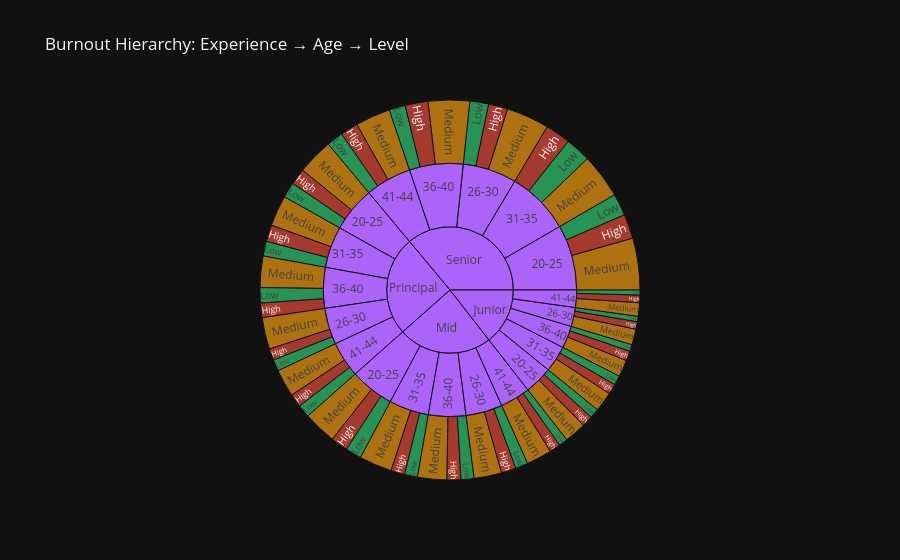
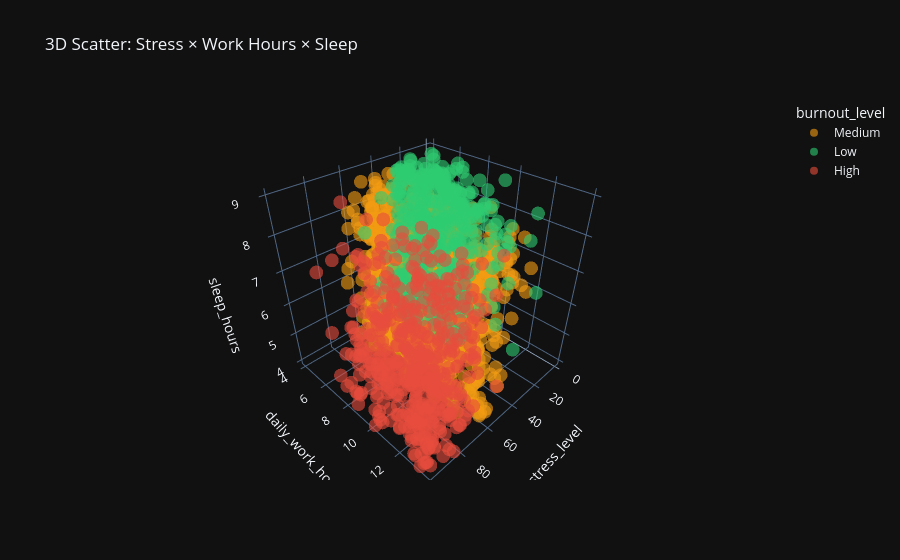
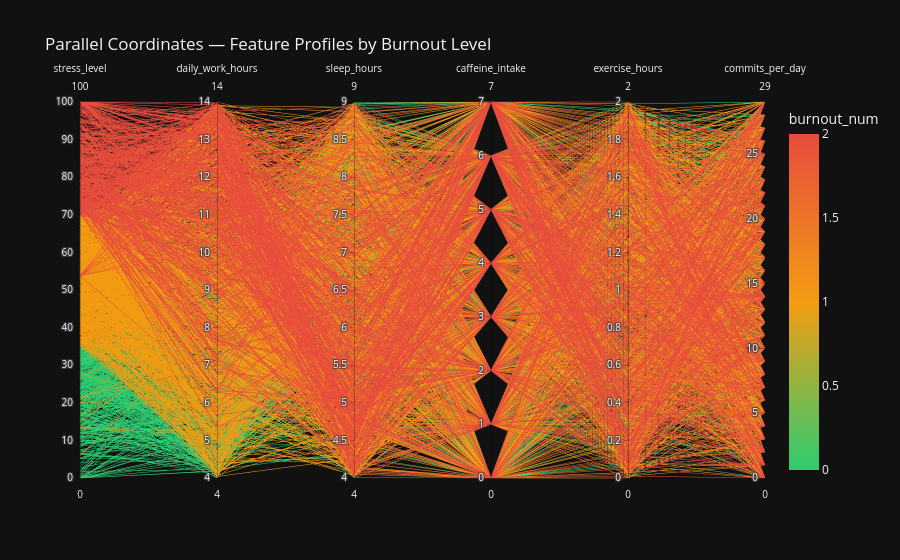
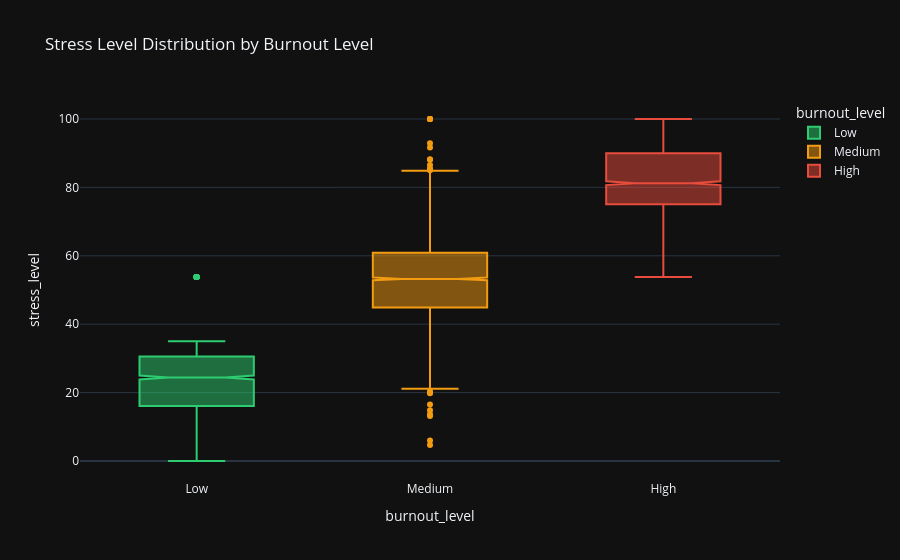

Notebook code for these charts, in order:
### Code cell
if PLOTLY_AVAILABLE:
    color_map = {'Low': '#2ecc71', 'Medium': '#f39c12', 'High': '#e74c3c'}
    fig_sun = px.sunburst(
        df,
        path=['exp_tier', 'age_group', 'burnout_level'],
        color='burnout_level',
        color_discrete_map=color_map,
        title='Burnout Hierarchy: Experience → Age → Level',
        template='plotly_dark'
    )
    fig_sun.show()

    fig_3d = px.scatter_3d(
        df.sample(2000, random_state=42),
        x='stress_level', y='daily_work_hours', z='sleep_hours',
        color='burnout_level',
        color_discrete_map=color_map,
        opacity=0.6,
        title='3D Scatter: Stress × Work Hours × Sleep',
        template='plotly_dark'
    )
    fig_3d.show()

    enc_map = {'Low': 0, 'Medium': 1, 'High': 2}
    df['burnout_num'] = df['burnout_level'].map(enc_map)
    fig_par = px.parallel_coordinates(
        df.sample(2000, random_state=1),
        dimensions=['stress_level','daily_work_hours','sleep_hours',
                    'caffeine_intake','exercise_hours','commits_per_day'],
        color='burnout_num',
        color_continuous_scale=[(0,'#2ecc71'),(0.5,'#f39c12'),(1,'#e74c3c')],
        title='Parallel Coordinates — Feature Profiles by Burnout Level',
        template='plotly_dark'
    )
    fig_par.show()

    fig_box = px.box(
        df, x='burnout_level', y='stress_level',
        color='burnout_level',
        color_discrete_map=color_map,
        category_orders={'burnout_level': BURNOUT_ORDER},
        notched=True,
        points='outliers',
        title='Stress Level Distribution by Burnout Level',
        template='plotly_dark'
    )
    fig_box.show()

    fig_hist = px.histogram(
        df, x='stress_level', color='burnout_level',
        barmode='overlay', nbins=40,
        color_discrete_map=color_map,
        category_orders={'burnout_level': BURNOUT_ORDER},
        opacity=0.65,
        title='Stress Level Histogram by Burnout Level',
        template='plotly_dark'
    )
    fig_hist.show()

else:
    print('Install plotly to see interactive charts: pip install plotly')

### Figure 1 — Plotly figure (JSON) as saved in the notebook; plotly's stock layout.template omitted (floating-point values rounded to 4 significant figures)
{"data": [{"branchvalues": "total", "customdata": [["(?)"], ["(?)"], ["(?)"], ["(?)"], ["(?)"], ["(?)"], ["(?)"], ["(?)"], ["(?)"], ["(?)"], ["(?)"], ["(?)"], ["(?)"], ["(?)"], ["(?)"], ["(?)"], ["(?)"], ["(?)"], ["(?)"], ["(?)"], ["(?)"], ["(?)"], ["(?)"], ["(?)"], ["High"], ["High"], ["High"], ["High"], ["High"], ["High"], ["High"], ["High"], ["High"], ["High"], ["High"], ["High"], ["High"], ["High"], ["High"], ["High"], ["High"], ["High"], ["High"], ["High"], ["Low"], ["Low"], ["Low"], ["Low"], ["Low"], ["Low"], ["Low"], ["Low"], ["Low"], ["Low"], ["Low"], ["Low"], ["Low"], ["Low"], ["Low"], ["Low"], ["Low"], ["Low"], ["Low"], ["Low"], ["Medium"], ["Medium"], ["Medium"], ["Medium"], ["Medium"], ["Medium"], ["Medium"], ["Medium"], ["Medium"], ["Medium"], ["Medium"], ["Medium"], ["Medium"], ["Medium"], ["Medium"], ["Medium"], ["Medium"], ["Medium"], ["Medium"], ["Medium"]], "domain": {"x": [0, 1], "y": [0, 1]}, "hovertemplate": "labels=%{label}<br>count=%{value}<br>parent=%{parent}<br>id=%{id}<br>burnout_level=%{customdata[0]}<extra></extra>", "ids": ["Principal", "Principal/41-44", "Junior/26-30", "Senior/31-35", "Senior/36-40", "Senior/26-30", "Principal/26-30", "Junior/20-25", "Mid/41-44", "Senior/20-25", "Junior/31-35", "Principal/20-25", "Principal/36-40", "Junior/41-44", "Junior/36-40", "Principal/31-35", "Mid", "Mid/31-35", "Mid/36-40", "Senior/41-44", "Mid/20-25", "Senior", "Junior", "Mid/26-30", "Senior/26-30/High", "Principal/31-35/High", "Principal/36-40/High", "Junior/26-30/High", "Junior/41-44/High", "Junior/31-35/High", "Mid/31-35/High", "Mid/26-30/High", "Senior/36-40/High", "Junior/36-40/High", "Principal/41-44/High", "Principal/26-30/High", "Senior/31-35/High", "Senior/41-44/High", "Junior/20-25/High", "Senior/20-25/High", "Principal/20-25/High", "Mid/36-40/High", "Mid/41-44/High", "Mid/20-25/High", "Senior/41-44/Low", "Junior/36-40/Low", "Junior/26-30/Low", "Junior/20-25/Low", "Principal/26-30/Low", "Senior/36-40/Low", "Principal/31-35/Low", "Senior/26-30/Low", "Senior/31-35/Low", "Mid/36-40/Low", "Junior/31-35/Low", "Mid/41-44/Low", "Principal/36-40/Low", "Senior/20-25/Low", "Principal/41-44/Low", "Mid/26-30/Low", "Junior/41-44/Low", "Mid/31-35/Low", "Mid/20-25/Low", "Principal/20-25/Low", "Junior/36-40/Medium", "Junior/20-25/Medium", "Principal/41-44/Medium", "Junior/26-30/Medium", "Senior/31-35/Medium", "Principal/20-25/Medium", "Principal/26-30/Medium", "Mid/20-25/Medium", "Mid/26-30/Medium", "Senior/20-25/Medium", "Senior/36-40/Medium", "Principal/31-35/Medium", "Mid/31-35/Medium", "Junior/31-35/Medium", "Mid/41-44/Medium", "Senior/41-44/Medium", "Principal/36-40/Medium", "Mid/36-40/Medium", "Junior/41-44/Medium", "Senior/26-30/Medium"], "labels": ["Principal", "41-44", "26-30", "31-35", "36-40", "26-30", "26-30", "20-25", "41-44", "20-25", "31-35", "20-25", "36-40", "41-44", "36-40", "31-35", "Mid", "31-35", "36-40", "41-44", "20-25", "Senior", "Junior", "26-30", "High", "High", "High", "High", "High", "High", "High", "High", "High", "High", "High", "High", "High", "High", "High", "High", "High", "High", "High", "High", "Low", "Low", "Low", "Low", "Low", "Low", "Low", "Low", "Low", "Low", "Low", "Low", "Low", "Low", "Low", "Low", "Low", "Low", "Low", "Low", "Medium", "Medium", "Medium", "Medium", "Medium", "Medium", "Medium", "Medium", "Medium", "Medium", "Medium", "Medium", "Medium", "Medium", "Medium", "Medium", "Medium", "Medium", "Medium", "Medium"], "marker": {"colors": ["#ab63fa", "#ab63fa", "#ab63fa", "#ab63fa", "#ab63fa", "#ab63fa", "#ab63fa", "#ab63fa", "#ab63fa", "#ab63fa", "#ab63fa", "#ab63fa", "#ab63fa", "#ab63fa", "#ab63fa", "#ab63fa", "#ab63fa", "#ab63fa", "#ab63fa", "#ab63fa", "#ab63fa", "#ab63fa", "#ab63fa", "#ab63fa", "#e74c3c", "#e74c3c", "#e74c3c", "#e74c3c", "#e74c3c", "#e74c3c", "#e74c3c", "#e74c3c", "#e74c3c", "#e74c3c", "#e74c3c", "#e74c3c", "#e74c3c", "#e74c3c", "#e74c3c", "#e74c3c", "#e74c3c", "#e74c3c", "#e74c3c", "#e74c3c", "#2ecc71", "#2ecc71", "#2ecc71", "#2ecc71", "#2ecc71", "#2ecc71", "#2ecc71", "#2ecc71", "#2ecc71", "#2ecc71", "#2ecc71", "#2ecc71", "#2ecc71", "#2ecc71", "#2ecc71", "#2ecc71", "#2ecc71", "#2ecc71", "#2ecc71", "#2ecc71", "#f39c12", "#f39c12", "#f39c12", "#f39c12", "#f39c12", "#f39c12", "#f39c12", "#f39c12", "#f39c12", "#f39c12", "#f39c12", "#f39c12", "#f39c12", "#f39c12", "#f39c12", "#f39c12", "#f39c12", "#f39c12", "#f39c12", "#f39c12"]}, "name": "", "parents": ["", "Principal", "Junior", "Senior", "Senior", "Senior", "Principal", "Junior", "Mid", "Senior", "Junior", "Principal", "Principal", "Junior", "Junior", "Principal", "", "Mid", "Mid", "Senior", "Mid", "", "", "Mid", "Senior/26-30", "Principal/31-35", "Principal/36-40", "Junior/26-30", "Junior/41-44", "Junior/31-35", "Mid/31-35", "Mid/26-30", "Senior/36-40", "Junior/36-40", "Principal/41-44", "Principal/26-30", "Senior/31-35", "Senior/41-44", "Junior/20-25", "Senior/20-25", "Principal/20-25", "Mid/36-40", "Mid/41-44", "Mid/20-25", "Senior/41-44", "Junior/36-40", "Junior/26-30", "Junior/20-25", "Principal/26-30", "Senior/36-40", "Principal/31-35", "Senior/26-30", "Senior/31-35", "Mid/36-40", "Junior/31-35", "Mid/41-44", "Principal/36-40", "Senior/20-25", "Principal/41-44", "Mid/26-30", "Junior/41-44", "Mid/31-35", "Mid/20-25", "Principal/20-25", "Junior/36-40", "Junior/20-25", "Principal/41-44", "Junior/26-30", "Senior/31-35", "Principal/20-25", "Principal/26-30", "Mid/20-25", "Mid/26-30", "Senior/20-25", "Senior/36-40", "Principal/31-35", "Mid/31-35", "Junior/31-35", "Mid/41-44", "Senior/41-44", "Principal/36-40", "Mid/36-40", "Junior/41-44", "Senior/26-30"], "type": "sunburst", "values": [1783, 319, 170, 567, 480, 481, 326, 252, 269, 585, 236, 404, 364, 155, 199, 370, 1680, 355, 334, 412, 395, 2525, 1012, 327, 115, 100, 86, 45, 45, 62, 82, 88, 136, 59, 79, 69, 150, 106, 66, 146, 97, 83, 66, 102, 98, 40, 32, 56, 68, 97, 87, 111, 152, 77, 56, 52, 91, 131, 76, 75, 30, 77, 95, 92, 100, 130, 164, 93, 265, 215, 189, 198, 164, 308, 247, 183, 196, 118, 151, 208, 187, 174, 80, 255]}], "layout": {"legend": {"tracegroupgap": 0}, "title": {"text": "Burnout Hierarchy: Experience → Age → Level"}}}

### Figure 2 — Plotly figure (JSON) as saved in the notebook; plotly's stock layout.template omitted (floating-point values rounded to 4 significant figures; data arrays with more than 128 entries replaced by an {"elided": "..."} marker saying what was removed)
{"data": [{"hovertemplate": "burnout_level=Medium<br>stress_level=%{x}<br>daily_work_hours=%{y}<br>sleep_hours=%{z}<extra></extra>", "legendgroup": "Medium", "marker": {"color": "#f39c12", "opacity": 0.6, "symbol": "circle"}, "mode": "markers", "name": "Medium", "scene": "scene", "showlegend": true, "type": "scatter3d", "x": {"elided": "1047 float values"}, "y": {"elided": "1047 float values"}, "z": {"elided": "1047 float values"}}, {"hovertemplate": "burnout_level=Low<br>stress_level=%{x}<br>daily_work_hours=%{y}<br>sleep_hours=%{z}<extra></extra>", "legendgroup": "Low", "marker": {"color": "#2ecc71", "opacity": 0.6, "symbol": "circle"}, "mode": "markers", "name": "Low", "scene": "scene", "showlegend": true, "type": "scatter3d", "x": {"elided": "453 float values"}, "y": {"elided": "453 float values"}, "z": {"elided": "453 float values"}}, {"hovertemplate": "burnout_level=High<br>stress_level=%{x}<br>daily_work_hours=%{y}<br>sleep_hours=%{z}<extra></extra>", "legendgroup": "High", "marker": {"color": "#e74c3c", "opacity": 0.6, "symbol": "circle"}, "mode": "markers", "name": "High", "scene": "scene", "showlegend": true, "type": "scatter3d", "x": {"elided": "500 float values"}, "y": {"elided": "500 float values"}, "z": {"elided": "500 float values"}}], "layout": {"legend": {"title": {"text": "burnout_level"}, "tracegroupgap": 0}, "scene": {"domain": {"x": [0, 1], "y": [0, 1]}, "xaxis": {"title": {"text": "stress_level"}}, "yaxis": {"title": {"text": "daily_work_hours"}}, "zaxis": {"title": {"text": "sleep_hours"}}}, "title": {"text": "3D Scatter: Stress × Work Hours × Sleep"}}}

### Figure 3 — Plotly figure (JSON) as saved in the notebook; plotly's stock layout.template omitted (floating-point values rounded to 4 significant figures; data arrays with more than 128 entries replaced by an {"elided": "..."} marker saying what was removed)
{"data": [{"dimensions": [{"label": "stress_level", "values": {"elided": "2000 float values"}}, {"label": "daily_work_hours", "values": {"elided": "2000 float values"}}, {"label": "sleep_hours", "values": {"elided": "2000 float values"}}, {"label": "caffeine_intake", "values": {"elided": "2000 float values"}}, {"label": "exercise_hours", "values": {"elided": "2000 float values"}}, {"label": "commits_per_day", "values": {"elided": "2000 float values"}}], "domain": {"x": [0, 1], "y": [0, 1]}, "line": {"color": {"elided": "2000 int values"}, "coloraxis": "coloraxis"}, "name": "", "type": "parcoords"}], "layout": {"coloraxis": {"colorbar": {"title": {"text": "burnout_num"}}, "colorscale": [[0, "#2ecc71"], [0.5, "#f39c12"], [1, "#e74c3c"]]}, "legend": {"tracegroupgap": 0}, "title": {"text": "Parallel Coordinates — Feature Profiles by Burnout Level"}}}

### Figure 4 — Plotly figure (JSON) as saved in the notebook; plotly's stock layout.template omitted (floating-point values rounded to 4 significant figures; data arrays with more than 128 entries replaced by an {"elided": "..."} marker saying what was removed)
{"data": [{"alignmentgroup": "True", "boxpoints": "outliers", "hovertemplate": "burnout_level=%{x}<br>stress_level=%{y}<extra></extra>", "legendgroup": "Low", "marker": {"color": "#2ecc71"}, "name": "Low", "notched": true, "offsetgroup": "Low", "orientation": "v", "showlegend": true, "type": "box", "x": {"elided": "1593 str values"}, "x0": " ", "xaxis": "x", "y": {"elided": "1593 float values"}, "y0": " ", "yaxis": "y"}, {"alignmentgroup": "True", "boxpoints": "outliers", "hovertemplate": "burnout_level=%{x}<br>stress_level=%{y}<extra></extra>", "legendgroup": "Medium", "marker": {"color": "#f39c12"}, "name": "Medium", "notched": true, "offsetgroup": "Medium", "orientation": "v", "showlegend": true, "type": "box", "x": {"elided": "3625 str values"}, "x0": " ", "xaxis": "x", "y": {"elided": "3625 float values"}, "y0": " ", "yaxis": "y"}, {"alignmentgroup": "True", "boxpoints": "outliers", "hovertemplate": "burnout_level=%{x}<br>stress_level=%{y}<extra></extra>", "legendgroup": "High", "marker": {"color": "#e74c3c"}, "name": "High", "notched": true, "offsetgroup": "High", "orientation": "v", "showlegend": true, "type": "box", "x": {"elided": "1782 str values"}, "x0": " ", "xaxis": "x", "y": {"elided": "1782 float values"}, "y0": " ", "yaxis": "y"}], "layout": {"boxmode": "overlay", "legend": {"title": {"text": "burnout_level"}, "tracegroupgap": 0}, "title": {"text": "Stress Level Distribution by Burnout Level"}, "xaxis": {"anchor": "y", "categoryarray": ["Low", "Medium", "High"], "categoryorder": "array", "domain": [0, 1], "title": {"text": "burnout_level"}}, "yaxis": {"anchor": "x", "domain": [0, 1], "title": {"text": "stress_level"}}}}
